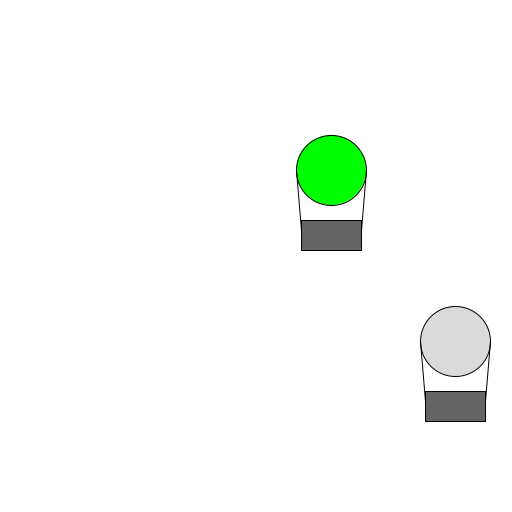
Frame 1 (no input)
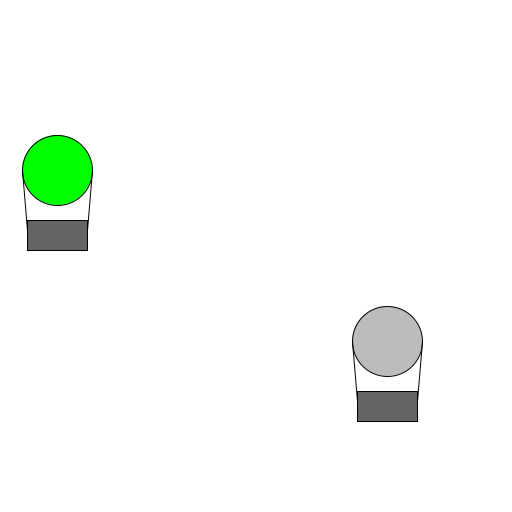
Frame 60 (the mouse pressed at the canvas centre just before this capture)
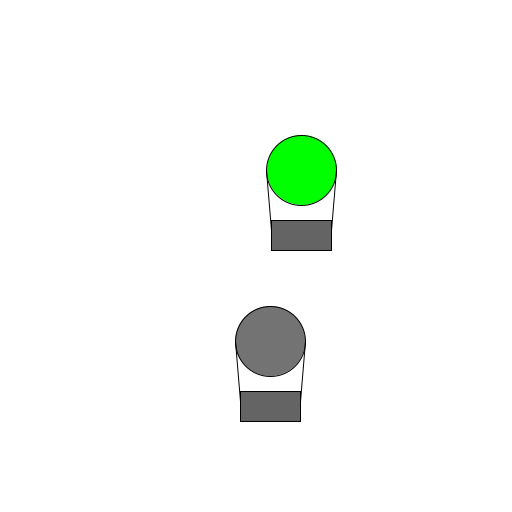
Frame 120 (the mouse held since frame 60 and released just before this capture)

The Processing sketch that drew these frames (run headless with seeded random() and noise(); from frame 60 on, the mouse is pressed at the canvas centre):

// Processing sketch: Esame1
// ── Esame1.pde
Mongolfiera m;
MongolfieraMotorizzata mm;
void setup(){
   size(512, 512);
   
   m = new Mongolfiera(random(width), height/3);
   mm = new MongolfieraMotorizzata(random(35, width - 35), height*2/3);
}

void draw(){
   background(255); 
   
   m.run();
   
   mm.run();
}

void keyPressed(){
   if(key == 'r' || key == 'R'){
      setup(); 
   }
}

// ── Mongolfiera.pde
class Mongolfiera{
   float x, y;
   float sx = random(2,10);
   float l = 60, h = 30;
   float d = 70;
   
   Mongolfiera(float x, float y){
      this.x = x;
      this.y = y;
   }
   
   void display(){
      fill(0,255,0);
      ellipseMode(CENTER);
      ellipse(x, y, d , d);
      fill(100);
      rect(x - h, y + 50, l, h);
      line(x + 35,  y, x + 30, y + l);
      line(x - 35,  y, x - 30, y + l);
   }
   
   void move(){
     x += sx;
       if( x > width){
          x = 0; 
       }
   }
   
   void run(){
      display();
      move();
   }
}

// ── MongolfieraMotorizzata.pde
class MongolfieraMotorizzata extends Mongolfiera{
    
    MongolfieraMotorizzata(float x, float y){
       super(x,y); 
    }
    
    void display(){
      fill(random(255));
      ellipseMode(CENTER);
      ellipse(x, y, d , d);
      fill(100);
      rect(x - h, y + 50, l, h);
      line(x + 35,  y, x + 30, y + l);
      line(x - 35,  y, x - 30, y + l);
    }
    
    void move(){
       x += sx / 2;
       if( x < 35 || x > width - 35){
          sx *= -1; 
       }
    }
    
    void run(){
       display();
       move();
    }
}
